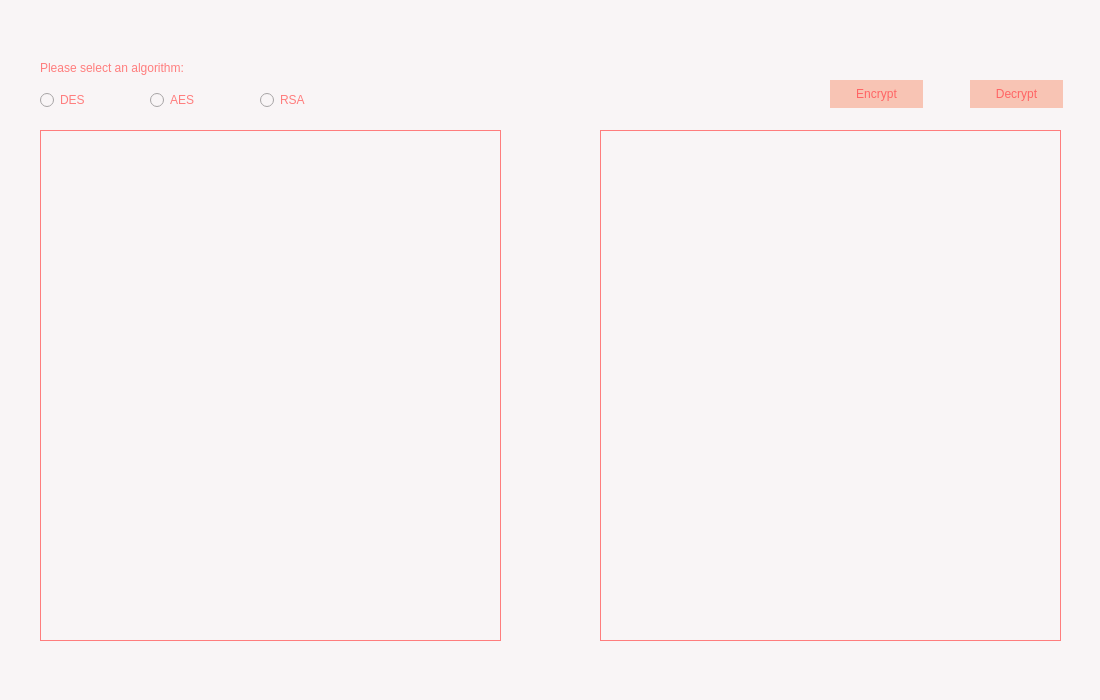
<?xml version="1.0" encoding="UTF-8"?>
<ui version="4.0">
 <class>frame</class>
 <widget class="QWidget" name="frame">
  <property name="geometry">
   <rect>
    <x>0</x>
    <y>0</y>
    <width>1100</width>
    <height>700</height>
   </rect>
  </property>
  <property name="minimumSize">
   <size>
    <width>1100</width>
    <height>700</height>
   </size>
  </property>
  <property name="maximumSize">
   <size>
    <width>1100</width>
    <height>700</height>
   </size>
  </property>
  <property name="windowTitle">
   <string>Form</string>
  </property>
  <property name="styleSheet">
   <string notr="true">QWidget {
	background-color: #F9F5F6;
}</string>
  </property>
  <widget class="QRadioButton" name="des">
   <property name="geometry">
    <rect>
     <x>40</x>
     <y>90</y>
     <width>95</width>
     <height>20</height>
    </rect>
   </property>
   <property name="styleSheet">
    <string notr="true">QRadioButton {
	color: #FF7D7D;
}

QRadioButton::indicator {
	color: #FF7D7D;
}


</string>
   </property>
   <property name="text">
    <string>DES</string>
   </property>
  </widget>
  <widget class="QRadioButton" name="aes">
   <property name="geometry">
    <rect>
     <x>150</x>
     <y>90</y>
     <width>95</width>
     <height>20</height>
    </rect>
   </property>
   <property name="styleSheet">
    <string notr="true">QRadioButton {
	color: #FF7D7D;
}
</string>
   </property>
   <property name="text">
    <string>AES</string>
   </property>
  </widget>
  <widget class="QRadioButton" name="rsa">
   <property name="geometry">
    <rect>
     <x>260</x>
     <y>90</y>
     <width>95</width>
     <height>20</height>
    </rect>
   </property>
   <property name="styleSheet">
    <string notr="true">QRadioButton {
	color: #FF7D7D;
}
</string>
   </property>
   <property name="text">
    <string>RSA</string>
   </property>
  </widget>
  <widget class="QTextEdit" name="textIn">
   <property name="geometry">
    <rect>
     <x>40</x>
     <y>130</y>
     <width>461</width>
     <height>511</height>
    </rect>
   </property>
   <property name="styleSheet">
    <string notr="true">QTextEdit {
    border: 1px solid #FF7D7D;
}
</string>
   </property>
  </widget>
  <widget class="QTextEdit" name="textOut">
   <property name="geometry">
    <rect>
     <x>600</x>
     <y>130</y>
     <width>461</width>
     <height>511</height>
    </rect>
   </property>
   <property name="styleSheet">
    <string notr="true">QTextEdit {
    border: 1px solid #FF7D7D;
}
</string>
   </property>
   <property name="readOnly">
    <bool>true</bool>
   </property>
  </widget>
  <widget class="QPushButton" name="encrypt">
   <property name="geometry">
    <rect>
     <x>830</x>
     <y>80</y>
     <width>93</width>
     <height>28</height>
    </rect>
   </property>
   <property name="styleSheet">
    <string notr="true">QPushButton {
	background-color: #F8C4B4;
	border: none;
	color: #FF6464;
}

QPushButton:hover {
	color: palette(light);
}</string>
   </property>
   <property name="text">
    <string>Encrypt</string>
   </property>
  </widget>
  <widget class="QPushButton" name="decrypt">
   <property name="geometry">
    <rect>
     <x>970</x>
     <y>80</y>
     <width>93</width>
     <height>28</height>
    </rect>
   </property>
   <property name="styleSheet">
    <string notr="true">QPushButton {
	background-color: #F8C4B4;
	border: none;
	color: #FF6464;
}
QPushButton:hover {
	color: palette(light);
}</string>
   </property>
   <property name="text">
    <string>Decrypt</string>
   </property>
  </widget>
  <widget class="QLabel" name="text">
   <property name="geometry">
    <rect>
     <x>40</x>
     <y>60</y>
     <width>171</width>
     <height>16</height>
    </rect>
   </property>
   <property name="styleSheet">
    <string notr="true">QLabel {
	color: #FF7D7D;
}
</string>
   </property>
   <property name="text">
    <string>Please select an algorithm:</string>
   </property>
  </widget>
 </widget>
 <resources/>
 <connections/>
</ui>
